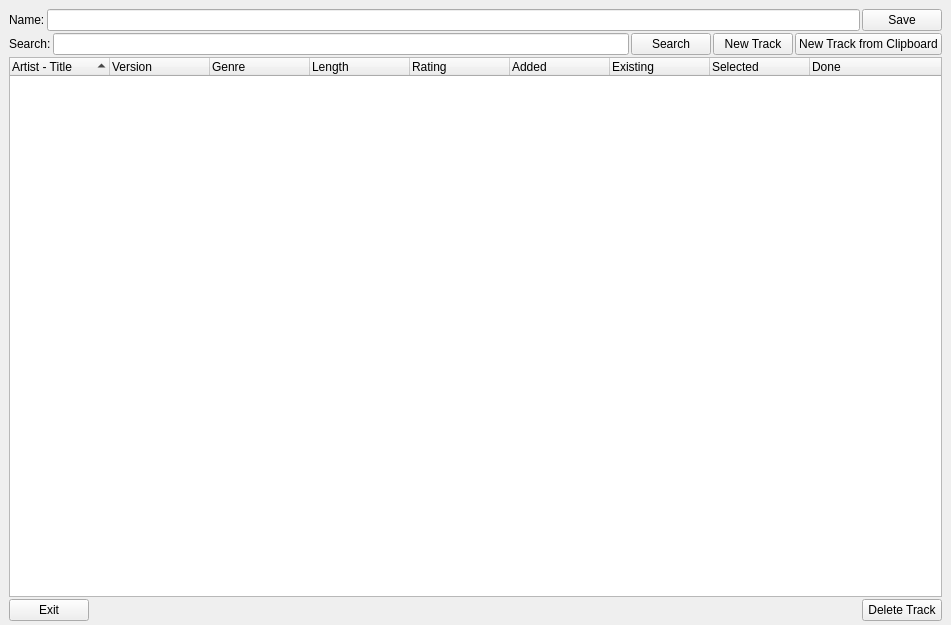
<?xml version="1.0" encoding="UTF-8"?>
<ui version="4.0">
 <class>SearchlistDialogClass</class>
 <widget class="QWidget" name="SearchlistDialogClass">
  <property name="geometry">
   <rect>
    <x>0</x>
    <y>0</y>
    <width>951</width>
    <height>625</height>
   </rect>
  </property>
  <property name="windowTitle">
   <string>Searchlist</string>
  </property>
  <property name="windowIcon">
   <iconset resource="../../resources.qrc">
    <normaloff>:/devices48/resources/tr48x48-0016.png</normaloff>:/devices48/resources/tr48x48-0016.png</iconset>
  </property>
  <layout class="QVBoxLayout" name="searchlistLayout">
   <property name="spacing">
    <number>2</number>
   </property>
   <property name="margin">
    <number>0</number>
   </property>
   <item>
    <layout class="QVBoxLayout" name="verticalLayout">
     <property name="leftMargin">
      <number>9</number>
     </property>
     <property name="topMargin">
      <number>9</number>
     </property>
     <property name="rightMargin">
      <number>9</number>
     </property>
     <property name="bottomMargin">
      <number>4</number>
     </property>
     <item>
      <layout class="QHBoxLayout" name="horizontalLayout_2">
       <item>
        <widget class="QLabel" name="label">
         <property name="text">
          <string>Name:</string>
         </property>
        </widget>
       </item>
       <item>
        <widget class="QLineEdit" name="searchlistName"/>
       </item>
       <item>
        <widget class="QPushButton" name="saveButton">
         <property name="text">
          <string>Save</string>
         </property>
         <property name="icon">
          <iconset resource="../../resources.qrc">
           <normaloff>:/icons/resources/filesave.png</normaloff>:/icons/resources/filesave.png</iconset>
         </property>
         <property name="iconSize">
          <size>
           <width>16</width>
           <height>16</height>
          </size>
         </property>
        </widget>
       </item>
      </layout>
     </item>
     <item>
      <layout class="QHBoxLayout" name="horizontalLayout_4">
       <property name="topMargin">
        <number>0</number>
       </property>
       <item>
        <widget class="QLabel" name="label_2">
         <property name="text">
          <string>Search:</string>
         </property>
        </widget>
       </item>
       <item>
        <widget class="QLineEdit" name="searchTerm"/>
       </item>
       <item>
        <widget class="QPushButton" name="searchButton">
         <property name="text">
          <string>Search</string>
         </property>
         <property name="icon">
          <iconset resource="../../resources.qrc">
           <normaloff>:/icons/resources/findmore.png</normaloff>:/icons/resources/findmore.png</iconset>
         </property>
         <property name="iconSize">
          <size>
           <width>16</width>
           <height>16</height>
          </size>
         </property>
         <property name="flat">
          <bool>false</bool>
         </property>
        </widget>
       </item>
       <item>
        <widget class="QPushButton" name="newTrackButton">
         <property name="text">
          <string>New Track</string>
         </property>
         <property name="icon">
          <iconset resource="../../resources.qrc">
           <normaloff>:/icons/resources/filenew.png</normaloff>:/icons/resources/filenew.png</iconset>
         </property>
         <property name="iconSize">
          <size>
           <width>16</width>
           <height>16</height>
          </size>
         </property>
         <property name="flat">
          <bool>false</bool>
         </property>
        </widget>
       </item>
       <item>
        <widget class="QPushButton" name="newTrackFromClipboardButton">
         <property name="text">
          <string>New Track from Clipboard</string>
         </property>
         <property name="icon">
          <iconset resource="../../resources.qrc">
           <normaloff>:/icons/resources/filenew.png</normaloff>:/icons/resources/filenew.png</iconset>
         </property>
         <property name="iconSize">
          <size>
           <width>16</width>
           <height>16</height>
          </size>
         </property>
         <property name="flat">
          <bool>false</bool>
         </property>
        </widget>
       </item>
      </layout>
     </item>
     <item>
      <layout class="QVBoxLayout" name="verticalLayout_2">
       <item>
        <widget class="QTreeWidget" name="trackList">
         <property name="contextMenuPolicy">
          <enum>Qt::CustomContextMenu</enum>
         </property>
         <property name="showDropIndicator" stdset="0">
          <bool>false</bool>
         </property>
         <property name="alternatingRowColors">
          <bool>true</bool>
         </property>
         <property name="selectionMode">
          <enum>QAbstractItemView::ExtendedSelection</enum>
         </property>
         <property name="rootIsDecorated">
          <bool>false</bool>
         </property>
         <property name="itemsExpandable">
          <bool>false</bool>
         </property>
         <property name="sortingEnabled">
          <bool>true</bool>
         </property>
         <property name="expandsOnDoubleClick">
          <bool>false</bool>
         </property>
         <column>
          <property name="text">
           <string>Artist - Title</string>
          </property>
         </column>
         <column>
          <property name="text">
           <string>Version</string>
          </property>
         </column>
         <column>
          <property name="text">
           <string>Genre</string>
          </property>
         </column>
         <column>
          <property name="text">
           <string>Length</string>
          </property>
         </column>
         <column>
          <property name="text">
           <string>Rating</string>
          </property>
         </column>
         <column>
          <property name="text">
           <string>Added</string>
          </property>
         </column>
         <column>
          <property name="text">
           <string>Existing</string>
          </property>
         </column>
         <column>
          <property name="text">
           <string>Selected</string>
          </property>
         </column>
         <column>
          <property name="text">
           <string>Done</string>
          </property>
         </column>
        </widget>
       </item>
       <item>
        <layout class="QHBoxLayout" name="horizontalLayout">
         <item>
          <widget class="QPushButton" name="saveExitButton">
           <property name="text">
            <string>Exit</string>
           </property>
           <property name="icon">
            <iconset resource="../../resources.qrc">
             <normaloff>:/icons/resources/application-exit.png</normaloff>:/icons/resources/application-exit.png</iconset>
           </property>
           <property name="iconSize">
            <size>
             <width>16</width>
             <height>16</height>
            </size>
           </property>
          </widget>
         </item>
         <item>
          <spacer name="horizontalSpacer_2">
           <property name="orientation">
            <enum>Qt::Horizontal</enum>
           </property>
           <property name="sizeHint" stdset="0">
            <size>
             <width>40</width>
             <height>20</height>
            </size>
           </property>
          </spacer>
         </item>
         <item>
          <widget class="QPushButton" name="deleteTrackButton">
           <property name="text">
            <string>Delete Track</string>
           </property>
           <property name="icon">
            <iconset resource="../../resources.qrc">
             <normaloff>:/icons/resources/trash-16.png</normaloff>:/icons/resources/trash-16.png</iconset>
           </property>
           <property name="iconSize">
            <size>
             <width>16</width>
             <height>16</height>
            </size>
           </property>
           <property name="flat">
            <bool>false</bool>
           </property>
          </widget>
         </item>
        </layout>
       </item>
      </layout>
     </item>
    </layout>
   </item>
  </layout>
 </widget>
 <tabstops>
  <tabstop>searchlistName</tabstop>
  <tabstop>trackList</tabstop>
  <tabstop>saveExitButton</tabstop>
 </tabstops>
 <resources>
  <include location="../../resources.qrc"/>
 </resources>
 <connections/>
</ui>
